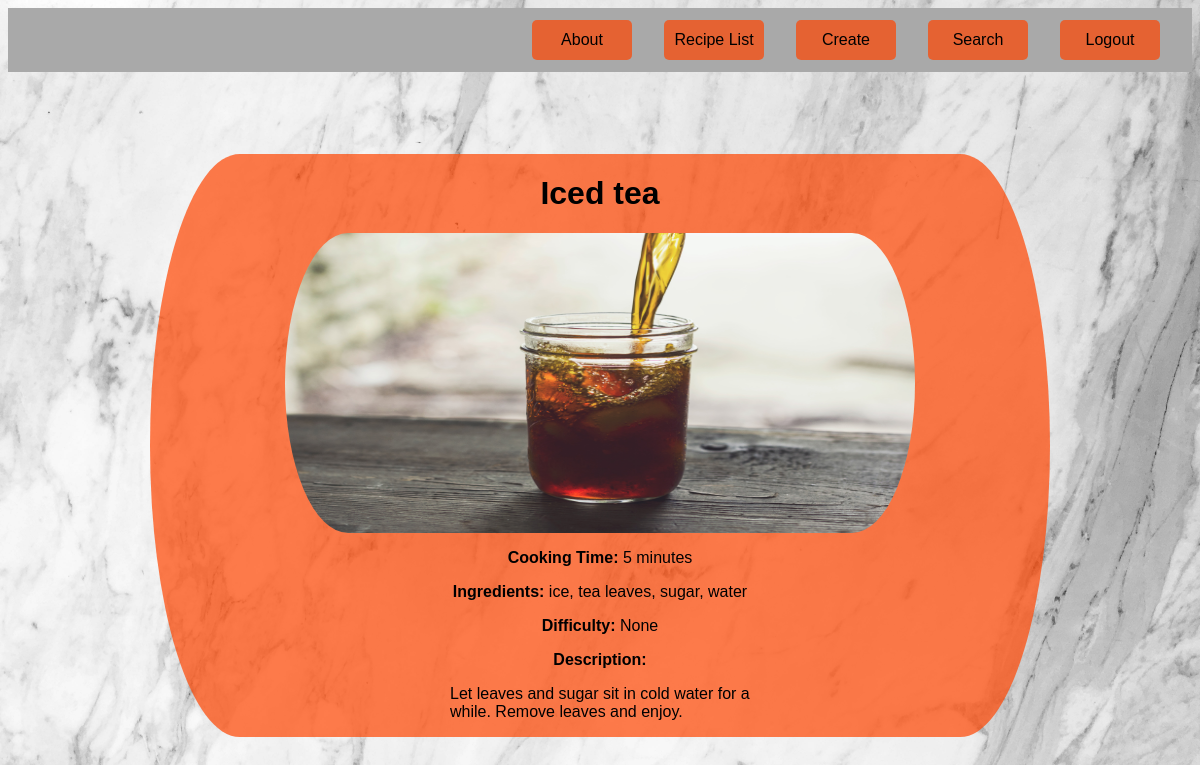
/list/3 (signed in), run on an earlier commit of the app's database.
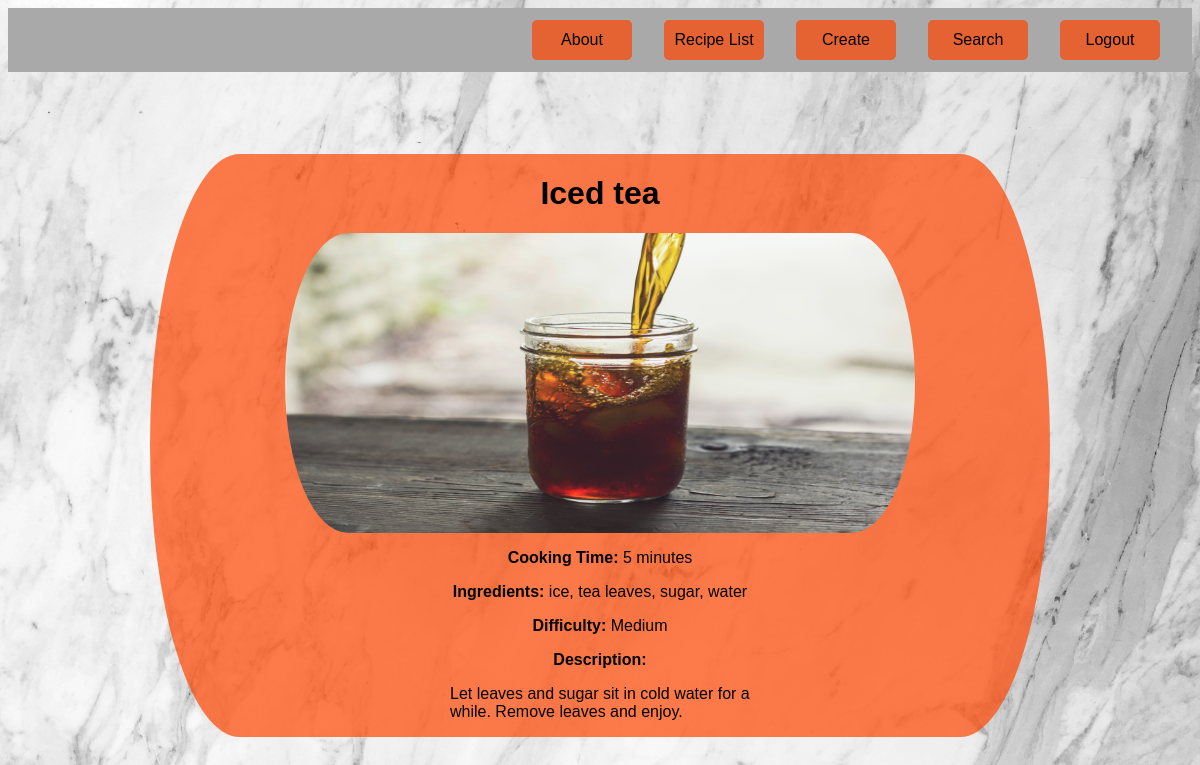
And on a later commit of the database.
### recipes/models.py (models this page shows, shortened)
class Recipe(models.Model):
    name = models.CharField(max_length=120)
    cooking_time = models.IntegerField(help_text="in minutes")
    ingredients = models.CharField(
        max_length=400, help_text="Ingredients must be seperated by commas"
    )
    difficulty = models.CharField(max_length=20)
    description = models.TextField(max_length=600, help_text="600 character limit")
    pic = models.ImageField(upload_to="recipes", default="empty_bowl.jpg")

### recipes/views.py (the view)
# urls.py: path("list/<pk>", RecipeDetailView.as_view(), name="detail"),
class RecipeDetailView(LoginRequiredMixin, DetailView):
    model = Recipe
    template_name = "recipes/recipes_detail.html"

### recipes/templates/recipes/recipes_detail.html (shortened to what this page needs)
{% load static %}
<!DOCTYPE html>
<html>
	<body>
		<nav class="nav_bar">
			<a
				class="button nav_button"
				href="{% url 'recipes:about' %}"
				style="font-size: 1em"
				>About</a
			>
			<a
				class="button nav_button"
				href="{% url 'recipes:list' %}"
				style="font-size: 1em"
				>Recipe List</a
			>
			<a
				class="button nav_button"
				href="{% url 'recipes:create' %}"
				style="font-size: 1em"
				>Create</a
			>
			<a
				class="button nav_button"
				href="{% url 'recipes:search' %}"
				style="font-size: 1em"
				>Search</a
			>
			<a
				class="button nav_button"
				href="{% url 'success' %}"
				style="font-size: 1em"
				>Logout</a
			>
		</nav>
		<div class="detail_container">
			<h1>{{object.name}}</h1>
			<img
				src="{{object.pic.url}}"
				height="300"
			/>
			<p style="margin-top: 16px"><b>Cooking Time: </b> {{object.cooking_time}} minutes</p>
			<p><b>Ingredients: </b> {{object.ingredients}}</p>
			<p><b>Difficulty: </b> {{object.difficulty}}</p>
			<b style="margin: 8px">Description: </b>
			<p style="margin-bottom: 16px; max-width: 300px">{{object.description}}</p>
		</div>
	</body>
</html>

What changed in the data, as far as the page shows it:
changed Recipe "Iced tea": difficulty "None" → "Medium"
